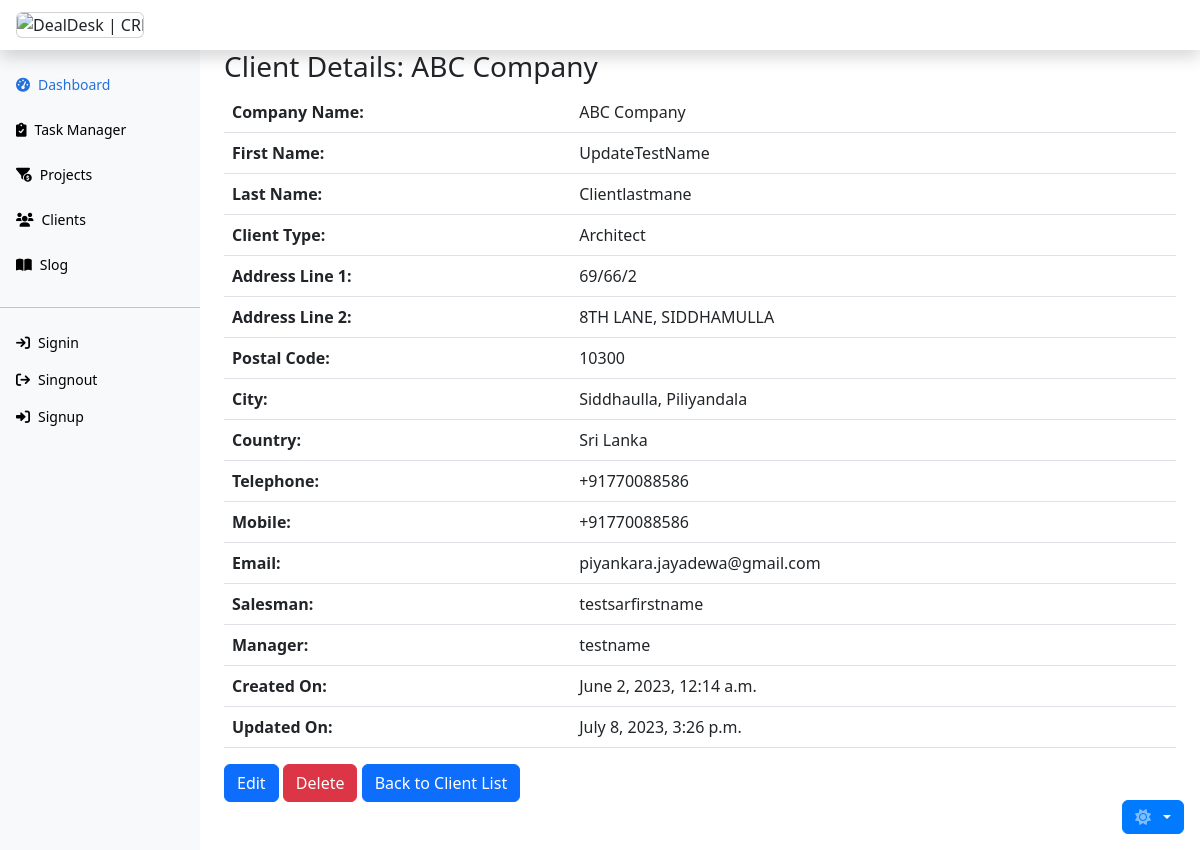
/client/detail/1/, run on the app's committed database.
### client/models.py (models this page shows, shortened)
class Client(models.Model):
    company_name = models.CharField(max_length=255, null=False)
    first_name = models.CharField(max_length=55, null=False)
    last_name = models.CharField(max_length=55, null=False)
    client_type = models.CharField(
        max_length=55,
        choices=CLIENT_TYPE_CHOICES,
        null=False,
        default="CLN"
    )
    address1 = models.CharField(max_length=255, null=False)
    address2 = models.CharField(max_length=255, null=False)
    postal_code = models.CharField(max_length=10)
    city = models.CharField(max_length=255, null=False)
    country = models.CharField(max_length=255)
    telephone = models.CharField(max_length=20)
    mobile = models.CharField(max_length=20, null=False)
    email = models.EmailField(null=False)
    salesman = models.ForeignKey(
        Sar,
        on_delete=models.SET(get_salesman),
        related_name='clients'
    )
    manager = models.ForeignKey(
        Manager,
        on_delete=models.SET(get_manager),
        related_name='clients'
    )
    created_on = models.DateTimeField(auto_now_add=True)
    updated_on = models.DateTimeField(auto_now=True)
    class Meta:
        verbose_name = 'Client'
        verbose_name_plural = 'Clients'
        db_table = 'Client.Client'
        ordering = ['company_name']

### team/models.py (models this page shows)
class Sar(models.Model):
    first_name = models.CharField(max_length=55)
    last_name = models.CharField(max_length=55)
    mobile = models.CharField(max_length=20)
    email = models.EmailField()
    manager = models.ForeignKey(
        Manager,
        on_delete=models.SET(get_manager),
        related_name='sars',)
    created_on = models.DateTimeField(auto_now_add=True)
    updated_on = models.DateTimeField(auto_now=True)
    class Meta:
        db_table = 'Team.Sar'
        ordering = ['first_name']
        verbose_name_plural = 'Sars'
    def __str__(self):
        return f"{self.first_name}"

class Manager(models.Model):
    first_name = models.CharField(max_length=55)
    last_name = models.CharField(max_length=55)
    mobile = models.CharField(max_length=20)
    email = models.EmailField()
    created_on = models.DateTimeField(auto_now_add=True)
    updated_on = models.DateTimeField(auto_now=True)
    class Meta:
        db_table = 'Team.Manager'
        ordering = ['first_name']
    def __str__(self):
        return f"{self.first_name}"

### client/views.py (the view)
# urls.py: path('detail/<int:pk>/', ClientDetailView.as_view(), name='client_detail'),
class ClientDetailView(DetailView):
    model = Client
    template_name = 'client/client_detail.html'
    context_object_name = 'client'
    def get_object(self, queryset=None):
        pk = self.kwargs.get('pk')
        return get_object_or_404(Client, pk=pk)

### client/templates/client/client_detail.html (shortened to what this page needs)
{% extends 'base.html' %}
{% block content %}
<h3>Client Details: {{ client.company_name }}</h3>
<table class="table">
  <tbody>
    <tr>
      <th>Company Name:</th>
      <td>{{ client.company_name }}</td>
    </tr>
    <tr>
      <th>First Name:</th>
      <td>{{ client.first_name }}</td>
    </tr>
    <tr>
      <th>Last Name:</th>
      <td>{{ client.last_name }}</td>
    </tr>
    <tr>
      <th>Client Type:</th>
      <td>{{ client.get_client_type_display }}</td>
    </tr>
    <tr>
      <th>Address Line 1:</th>
      <td>{{ client.address1 }}</td>
    </tr>
    <tr>
      <th>Address Line 2:</th>
      <td>{{ client.address2 }}</td>
    </tr>
    <tr>
      <th>Postal Code:</th>
      <td>{{ client.postal_code }}</td>
    </tr>
    <tr>
      <th>City:</th>
      <td>{{ client.city }}</td>
    </tr>
    <tr>
      <th>Country:</th>
      <td>{{ client.country }}</td>
    </tr>
    <tr>
      <th>Telephone:</th>
      <td>{{ client.telephone }}</td>
    </tr>
    <tr>
      <th>Mobile:</th>
      <td>{{ client.mobile }}</td>
    </tr>
    <tr>
      <th>Email:</th>
      <td>{{ client.email }}</td>
    </tr>
    <tr>
      <th>Salesman:</th>
      <td>{{ client.salesman }}</td>
    </tr>
    <tr>
      <th>Manager:</th>
      <td>{{ client.manager }}</td>
    </tr>
    <tr>
      <th>Created On:</th>
      <td>{{ client.created_on }}</td>
    </tr>
    <tr>
      <th>Updated On:</th>
      <td>{{ client.updated_on }}</td>
    </tr>
  </tbody>
</table>
<button type="button" onclick="location.href='{% url 'client:client_edit' client.pk %}'"
  class="btn btn-primary link-offset-2 link-underline-opacity-25 link-underline-opacity-100-hover"
  data-bs-toggle="tooltip" data-bs-placement="bottom" title="Update client details">
  Edit
</button>
<button class="btn btn-danger link-offset-2 link-underline-opacity-25 link-underline-opacity-100-hover"
  data-bs-toggle="modal" data-bs-target="#confirmDeleteModal">Delete</button>
<button type="button" onclick="location.href='{% url 'client:client_list' %}'"
  class="btn btn-primary link-offset-2 link-underline-opacity-25 link-underline-opacity-100-hover"
  data-bs-toggle="tooltip" data-bs-placement="bottom" title="Back to client List">
  Back to Client List
</button>
{% endblock %}

### data on the page
Client: company_name "ABC Company", first_name "UpdateTestName", last_name "Clientlastmane", client_type "Architect", address1 "69/66/2", address2 "8TH LANE, SIDDHAMULLA", postal_code "10300", city "Siddhaulla, Piliyandala", country "Sri Lanka", telephone "+91770088586", mobile "+91770088586", email "piyankara.jayadewa@gmail.com", salesman "testsarfirstname", manager "testname", created_on "June 2, 2023, 12:14 a.m.", updated_on "July 8, 2023, 3:26 p.m."
